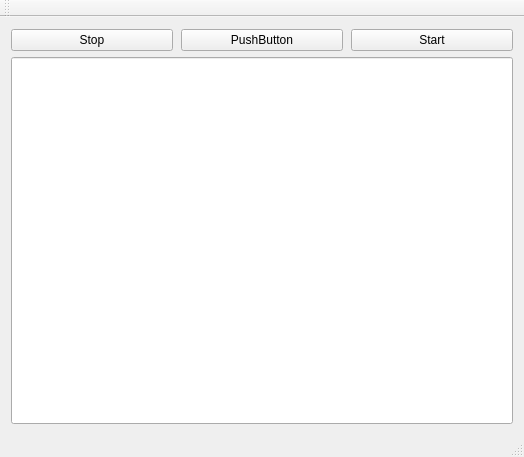
<?xml version="1.0" encoding="UTF-8"?>
<ui version="4.0">
 <class>MainWindow</class>
 <widget class="QMainWindow" name="MainWindow">
  <property name="geometry">
   <rect>
    <x>0</x>
    <y>0</y>
    <width>524</width>
    <height>457</height>
   </rect>
  </property>
  <property name="windowTitle">
   <string>MainWindow</string>
  </property>
  <widget class="QWidget" name="centralWidget">
   <layout class="QVBoxLayout" name="verticalLayout_3">
    <item>
     <layout class="QVBoxLayout" name="verticalLayout"/>
    </item>
    <item>
     <layout class="QHBoxLayout" name="horizontalLayout_2">
      <property name="spacing">
       <number>8</number>
      </property>
      <property name="sizeConstraint">
       <enum>QLayout::SetNoConstraint</enum>
      </property>
      <property name="topMargin">
       <number>1</number>
      </property>
      <property name="rightMargin">
       <number>0</number>
      </property>
      <item>
       <widget class="QPushButton" name="pushButton">
        <property name="text">
         <string>Stop</string>
        </property>
       </widget>
      </item>
      <item>
       <widget class="QPushButton" name="pushButton_3">
        <property name="text">
         <string>PushButton</string>
        </property>
       </widget>
      </item>
      <item>
       <widget class="QPushButton" name="pushButton_2">
        <property name="text">
         <string>Start</string>
        </property>
       </widget>
      </item>
     </layout>
    </item>
    <item>
     <widget class="QLineEdit" name="lineEdit">
      <property name="sizePolicy">
       <sizepolicy hsizetype="Expanding" vsizetype="Preferred">
        <horstretch>0</horstretch>
        <verstretch>0</verstretch>
       </sizepolicy>
      </property>
     </widget>
    </item>
   </layout>
  </widget>
  <widget class="QMenuBar" name="menuBar">
   <property name="geometry">
    <rect>
     <x>0</x>
     <y>0</y>
     <width>524</width>
     <height>21</height>
    </rect>
   </property>
  </widget>
  <widget class="QToolBar" name="mainToolBar">
   <attribute name="toolBarArea">
    <enum>TopToolBarArea</enum>
   </attribute>
   <attribute name="toolBarBreak">
    <bool>false</bool>
   </attribute>
  </widget>
  <widget class="QStatusBar" name="statusBar"/>
 </widget>
 <layoutdefault spacing="6" margin="11"/>
 <resources/>
 <connections/>
</ui>
